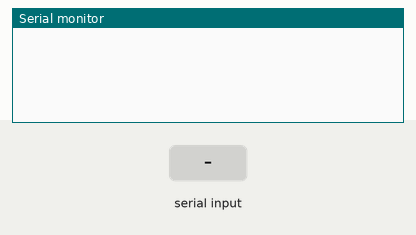
Simulated run of this sketch. Board: Arduino Uno, built with avr-gcc and run on an emulated ATmega328P. Shown: the last lines printed to the serial monitor. The inputs (shaded band) are chosen by the test bench.

Above: at 1.2 s.
1.3 s: "11004E2FE090" received over Serial
At 3.5 s:
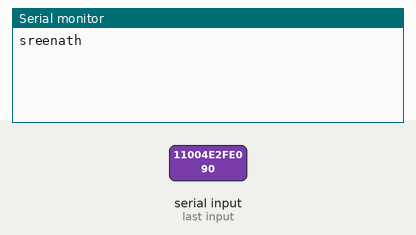
3.8 s: "11004E3C87E4" received over Serial
At 5.7 s:
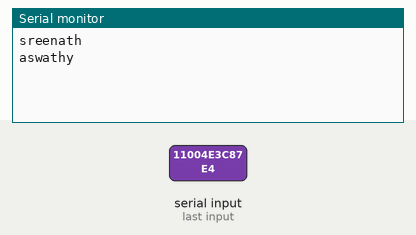
6.3 s: "080089359622" received over Serial
At 8.5 s:
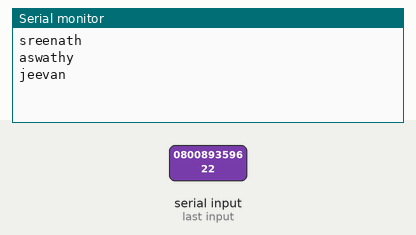
8.8 s: "10004B6C7641" received over Serial
At 10.7 s:
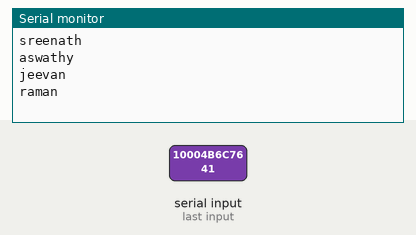
11.3 s: "11004E58090E" received over Serial
At 13.8 s:
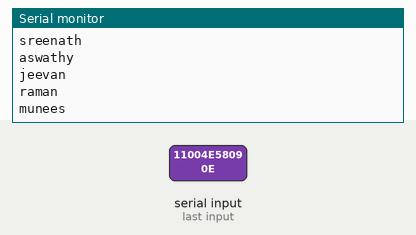

The sketch:

rfid.ino
```cpp
void setup() {
  // put your setup code here, to run once:
    Serial.begin(9600);

}


void loop() {
if(Serial.available()>0){
  String a=Serial.readString();
//  Serial.println(a);
  if(a=="11004E2FE090")
  {
    Serial.println("sreenath");
  }
  else if(a=="11004E3C87E4")
  {
    Serial.println("aswathy");
  }
   else if(a=="080089359622")
  {
    Serial.println("jeevan");
  }
   else if(a=="10004B6C7641")
  {
    Serial.println("raman");
  }
   else if(a=="11004E58090E")
  {
    Serial.println("munees");
  }
}
}
```

Measured:
- after the input at 1.3 s, the serial monitor: prints a new line after 1.0 s (image 1)
- after the input at 3.8 s, the serial monitor: prints a new line after 1.0 s (image 2)
- after the input at 6.3 s, the serial monitor: prints a new line after 1.0 s (image 3)
- after the input at 8.8 s, the serial monitor: prints a new line after 1.0 s (image 4)
- after the input at 11.3 s, the serial monitor: prints a new line after 1.0 s (image 5)
